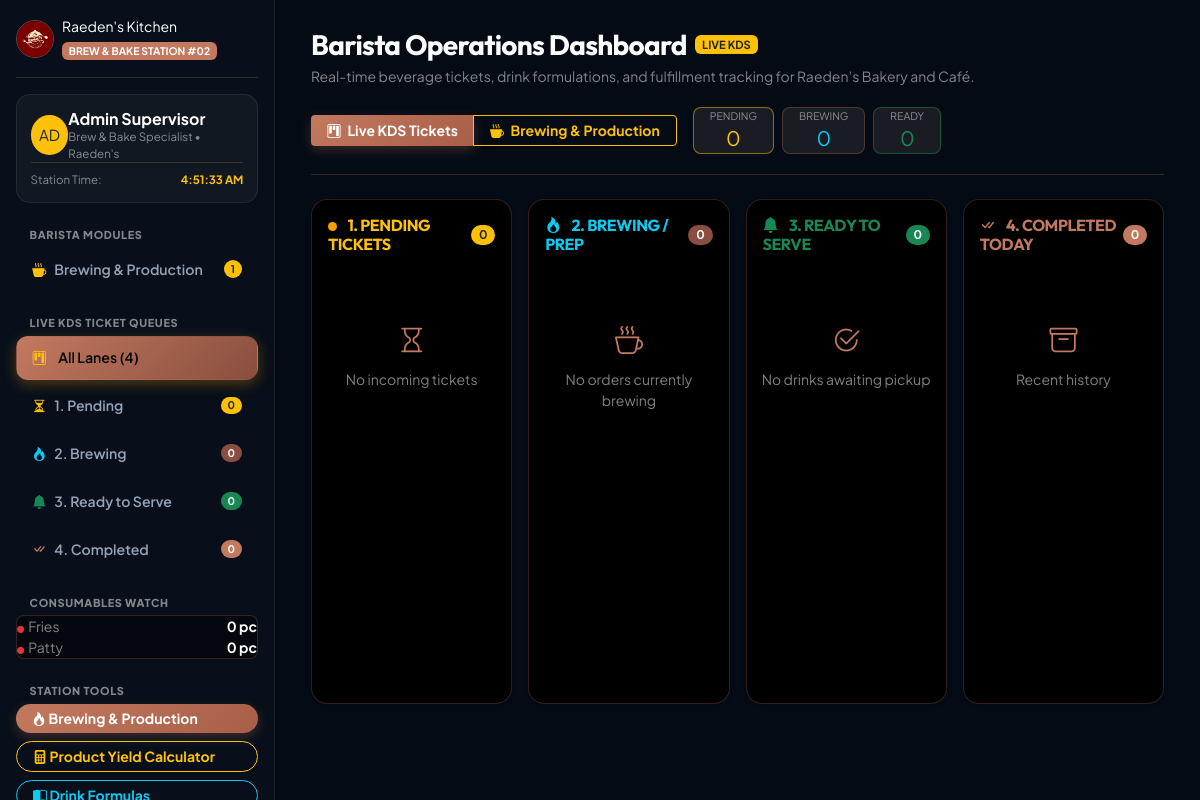
The page /kitchen.php (signed in) on the database its author committed.
### tables this page shows
CREATE TABLE `inventory_items` (
  `id` bigint unsigned NOT NULL AUTO_INCREMENT,
  `item_code` varchar(50) NOT NULL,
  `name` varchar(191) NOT NULL,
  `item_type` enum('raw','finished') NOT NULL DEFAULT 'raw' COMMENT 'raw = ingredient / raw material, finished = sellable product',
  `unit` varchar(30) NOT NULL DEFAULT 'pc',
  `product_id` bigint unsigned DEFAULT NULL COMMENT 'Linked POS product (finished items only)',
  `unit_cost` decimal(12,4) NOT NULL DEFAULT '0.0000',
  `reorder_level` decimal(14,4) NOT NULL DEFAULT '0.0000',
  `current_stock` decimal(14,4) NOT NULL DEFAULT '0.0000' COMMENT 'Cached running balance (mirrors ledger)',
  `is_active` tinyint(1) NOT NULL DEFAULT '1',
  `created_at` timestamp NULL DEFAULT CURRENT_TIMESTAMP,
  `updated_at` timestamp NULL DEFAULT CURRENT_TIMESTAMP ON UPDATE CURRENT_TIMESTAMP,
  PRIMARY KEY (`id`),
  UNIQUE KEY `uq_item_code` (`item_code`),
  UNIQUE KEY `uq_item_product` (`product_id`)
);

### kitchen.php (called while the page is built, shortened)
<?php
require_once __DIR__ . '/index.php';

### views/kitchen.view.php (the view, shortened to what this page needs)
<?php
require_once __DIR__ . '/../includes/inventory.php';
$kdsRawItems = $pdo->query("SELECT i.* FROM inventory_items i WHERE i.item_type = 'raw' AND i.is_active = 1 ORDER BY i.name LIMIT 8")->fetchAll();
$kdsFinishedItems = $pdo->query("SELECT i.* FROM inventory_items i WHERE i.item_type = 'finished' AND i.is_active = 1 ORDER BY i.name")->fetchAll();
?>
<div class="dashboard-layout">
    <aside class="dashboard-sidebar dashboard-sidebar-dark p-3 shadow-sm">
        <div>
            <div class="d-flex align-items-center gap-2 mb-3 pb-3 border-bottom border-secondary border-opacity-25">
                <img src="assets/images/logo.jpg" alt="Raeden's Logo" class="rounded-circle shadow-xs border border-secondary border-opacity-50" style="width: 38px; height: 38px; object-fit: cover;">
                <div>
                    <div class="fw-black text-white small mb-0">Raeden's Kitchen</div>
                    <span class="badge text-white fw-bold" style="background-color: var(--brand-secondary); font-size: 0.65rem;">BREW &amp; BAKE STATION #02</span>
                </div>
            </div>
            <?php
            $kdsUser = $_SESSION['user'] ?? ['name' => 'Jason Cole', 'role' => 'barista'];
            $kdsInitials = strtoupper(substr($kdsUser['name'], 0, 2));
            ?>
            <div class="sidebar-profile-card sidebar-profile-card-dark mb-3">
                <div class="d-flex align-items-center gap-2.5">
                    <div class="rounded-circle bg-warning text-dark fw-black d-flex align-items-center justify-content-center shadow-xs" style="width: 40px; height: 40px; font-size: 0.95rem;">
                        <?= htmlspecialchars($kdsInitials) ?>
                    </div>
                    <div>
                        <div class="fw-bold text-white fs-6" style="line-height: 1.2;"><?= htmlspecialchars($kdsUser['name']) ?></div>
                        <small class="text-white-50 d-block" style="font-size: 0.72rem;">Brew &amp; Bake Specialist • Raeden's</small>
                    </div>
                </div>
                <div class="mt-2.5 pt-2 border-top border-secondary border-opacity-25 d-flex justify-content-between align-items-center text-white-50" style="font-size: 0.72rem;">
                    <span>Station Time:</span>
                    <span id="kdsClock" class="fw-mono text-warning fw-bold">--:--:--</span>
                </div>
            </div>
            <div class="sidebar-section-title text-white-50">Barista Modules</div>
            <nav class="nav flex-column gap-1 mb-3">
                <a class="sidebar-nav-item sidebar-nav-item-dark d-flex justify-content-between" id="navBaristaBrewing" onclick="switchBaristaModule('brewing', this)">
                    <span class="d-flex align-items-center gap-2"><i class="bi bi-cup-hot-fill text-warning"></i> Brewing & Production</span>
                    <span class="badge bg-warning text-dark rounded-pill fw-bold" id="badgeBrewableNav"><?= count($kdsFinishedItems) ?></span>
                </a>
            </nav>
            <div class="sidebar-section-title text-white-50">Live KDS Ticket Queues</div>
            <nav class="nav flex-column gap-1 mb-3">
                <a class="sidebar-nav-item sidebar-nav-item-dark active" id="navKdsAll" onclick="filterKdsColumn('all', this)">
                    <i class="bi bi-kanban text-warning"></i>
                    <span class="flex-grow-1">All Lanes (4)</span>
                </a>
                <a class="sidebar-nav-item sidebar-nav-item-dark d-flex justify-content-between" onclick="filterKdsColumn('pending', this)">
                    <span class="d-flex align-items-center gap-2"><i class="bi bi-hourglass-split text-warning"></i> 1. Pending</span>
                    <span class="badge bg-warning text-dark rounded-pill fw-bold" id="badgePendingNav">0</span>
                </a>
                <a class="sidebar-nav-item sidebar-nav-item-dark d-flex justify-content-between" onclick="filterKdsColumn('brewing', this)">
                    <span class="d-flex align-items-center gap-2"><i class="bi bi-fire text-info"></i> 2. Brewing</span>
                    <span class="badge bg-primary text-white rounded-pill fw-bold" id="badgeBrewingNav">0</span>
                </a>
                <a class="sidebar-nav-item sidebar-nav-item-dark d-flex justify-content-between" onclick="filterKdsColumn('ready', this)">
                    <span class="d-flex align-items-center gap-2"><i class="bi bi-bell-fill text-success"></i> 3. Ready to Serve</span>
                    <span class="badge bg-success text-white rounded-pill fw-bold" id="badgeReadyNav">0</span>
                </a>
                <a class="sidebar-nav-item sidebar-nav-item-dark d-flex justify-content-between" onclick="filterKdsColumn('completed', this)">
                    <span class="d-flex align-items-center gap-2"><i class="bi bi-check-all text-secondary"></i> 4. Completed</span>
                    <span class="badge bg-secondary text-white rounded-pill fw-bold" id="badgeCompletedNav">0</span>
                </a>
            </nav>
            <div class="sidebar-section-title text-white-50">Consumables Watch</div>
            <div class="p-2.5 rounded-3 bg-black bg-opacity-50 border border-secondary border-opacity-25 mb-3 small text-white-50" id="sideConsumablesWatchBox">
                <?php if (empty($kdsRawItems)): ?>
                    <div class="text-white-50 small">No raw ingredients in Master List</div>
                <?php else: ?>
                    <?php foreach ($kdsRawItems as $idx => $ri):
                        $rStock = (float)$ri['current_stock'];
                    ?>
                        <div class="d-flex justify-content-between align-items-center <?= $idx < count($kdsRawItems) - 1 ? 'mb-1.5' : '' ?>">
                            <span class="text-truncate me-2"><i class="bi bi-circle-fill <?= $rStock > 0 ? 'text-success' : 'text-danger' ?> me-1" style="font-size: 0.45rem;"></i><?= htmlspecialchars($ri['name']) ?></span>
                            <strong class="text-white text-nowrap"><?= number_format($rStock, 0) ?> <?= htmlspecialchars($ri['unit']) ?></strong>
                        </div>
                    <?php endforeach; ?>
                <?php endif; ?>
            </div>
            <div class="sidebar-section-title text-white-50">Station Tools</div>
            <div class="d-flex flex-column gap-2 mb-3">
                <button type="button" class="btn btn-warning btn-sm rounded-pill w-100 fw-bold text-dark text-start px-3" onclick="switchBaristaModule('brewing', document.getElementById('navBaristaBrewing'))">
                    <i class="bi bi-fire me-1.5"></i> Brewing &amp; Production
                </button>
                <button type="button" class="btn btn-outline-warning btn-sm rounded-pill w-100 fw-bold text-start px-3" onclick="openKitchenYieldCalculatorModal()">
                    <i class="bi bi-calculator-fill me-1.5"></i> Product Yield Calculator
                </button>
                <button type="button" class="btn btn-outline-info btn-sm rounded-pill w-100 fw-bold text-start px-3" data-bs-toggle="modal" data-bs-target="#recipeGuideModal">
                    <i class="bi bi-book-half me-1.5"></i> Drink Formulas
                </button>
            </div>
        </div>
    </aside>
    <main class="dashboard-main dashboard-main-dark p-3 p-lg-4">
        <div class="d-flex flex-wrap align-items-center justify-content-between gap-3 mb-4 pb-3 border-bottom border-secondary border-opacity-25">
            <div>
                <div class="d-flex align-items-center gap-2 flex-wrap">
                    <h3 class="fw-black text-white mb-0 tracking-tight" id="baristaMainTitle">Barista Operations Dashboard</h3>
                    <span class="badge bg-warning text-dark fw-bold px-2.5 py-1" style="font-size: 0.7rem;" id="baristaMainBadge">LIVE KDS</span>
                </div>
                <div class="small text-white-50 mt-1" id="baristaMainSubtitle">
                    Real-time beverage tickets, drink formulations, and fulfillment tracking for Raeden’s Bakery and Café.
                </div>
            </div>
            <div class="d-flex flex-wrap align-items-center gap-2">
                <div class="btn-group btn-group-sm me-lg-2 shadow-sm" role="group">
                    <button type="button" class="btn btn-warning text-dark fw-bold px-3 py-1.5" id="btnTopModeKds" onclick="switchBaristaModule('kds', document.getElementById('navKdsAll'))">
                        <i class="bi bi-kanban me-1"></i> Live KDS Tickets
                    </button>
                    <button type="button" class="btn btn-outline-warning fw-bold px-3 py-1.5" id="btnTopModeBrewing" onclick="switchBaristaModule('brewing', document.getElementById('navBaristaBrewing'))">
                        <i class="bi bi-cup-hot-fill me-1"></i> Brewing & Production
                    </button>
                </div>
                <div class="d-flex align-items-center gap-2 overflow-auto flex-nowrap py-1">
                    <div class="bg-dark bg-opacity-75 border border-warning border-opacity-50 px-3 py-1.5 rounded-3 text-center">
                        <span class="text-white-50 text-uppercase d-block" style="font-size: 0.65rem;">Pending</span>
                        <span id="countPending" class="fw-black text-warning fs-5">0</span>
                    </div>
                    <div class="bg-dark bg-opacity-75 border border-primary border-opacity-50 px-3 py-1.5 rounded-3 text-center">
                        <span class="text-white-50 text-uppercase d-block" style="font-size: 0.65rem;">Brewing</span>
                        <span id="countBrewing" class="fw-black text-info fs-5">0</span>
                    </div>
                    <div class="bg-dark bg-opacity-75 border border-success border-opacity-50 px-3 py-1.5 rounded-3 text-center">
                        <span class="text-white-50 text-uppercase d-block" style="font-size: 0.65rem;">Ready</span>
                        <span id="countReady" class="fw-black text-success fs-5">0</span>
                    </div>
                </div>
            </div>
        </div>
        <div id="baristaKdsSection">
            <div class="row g-3">
                <div class="col-xl-3 col-md-6" id="colWrapperPending">
                    <div class="card bg-black border border-secondary border-opacity-25 rounded-4 shadow-sm h-100 kds-col-new">
                        <div class="card-header bg-transparent border-0 pt-3 pb-2 px-3 d-flex justify-content-between align-items-center">
                            <h6 class="fw-bold text-warning mb-0">
                                <span class="pulse-warning me-2"></span> 1. PENDING TICKETS
                            </h6>
                            <span class="badge bg-warning text-dark rounded-pill fw-bold px-2.5 py-1" id="badgePendingCol">0</span>
                        </div>
                        <div class="card-body p-2 overflow-auto kds-column-cards" style="min-height: 55vh; max-height: calc(100dvh - 270px);" id="columnPending">
                            <div class="text-center py-5 text-white-50 small">
                                <i class="bi bi-hourglass text-secondary fs-3 d-block mb-2"></i>
                                No incoming tickets
                            </div>
                        </div>
                    </div>
                </div>
                <div class="col-xl-3 col-md-6" id="colWrapperBrewing">
                    <div class="card bg-black border border-secondary border-opacity-25 rounded-4 shadow-sm h-100 kds-col-brewing">
                        <div class="card-header bg-transparent border-0 pt-3 pb-2 px-3 d-flex justify-content-between align-items-center">
                            <h6 class="fw-bold text-info mb-0">
                                <i class="bi bi-fire text-info me-2"></i> 2. BREWING / PREP
                            </h6>
                            <span class="badge bg-primary rounded-pill fw-bold px-2.5 py-1" id="badgeBrewingCol">0</span>
                        </div>
                        <div class="card-body p-2 overflow-auto kds-column-cards" style="min-height: 55vh; max-height: calc(100dvh - 270px);" id="columnBrewing">
                            <div class="text-center py-5 text-white-50 small">
                                <i class="bi bi-cup-hot text-secondary fs-3 d-block mb-2"></i>
                                No orders currently brewing
                            </div>
                        </div>
                    </div>
                </div>
                <div class="col-xl-3 col-md-6" id="colWrapperReady">
                    <div class="card bg-black border border-secondary border-opacity-25 rounded-4 shadow-sm h-100 kds-col-ready">
                        <div class="card-header bg-transparent border-0 pt-3 pb-2 px-3 d-flex justify-content-between align-items-center">
                            <h6 class="fw-bold text-success mb-0">
                                <i class="bi bi-bell-fill text-success me-2"></i> 3. READY TO SERVE
                            </h6>
                            <span class="badge bg-success rounded-pill fw-bold px-2.5 py-1" id="badgeReadyCol">0</span>
                        </div>
                        <div class="card-body p-2 overflow-auto kds-column-cards" style="min-height: 55vh; max-height: calc(100dvh - 270px);" id="columnReady">
                            <div class="text-center py-5 text-white-50 small">
                                <i class="bi bi-check2-circle text-secondary fs-3 d-block mb-2"></i>
                                No drinks awaiting pickup
                            </div>
                        </div>
                    </div>
                </div>
                <div class="col-xl-3 col-md-6" id="colWrapperCompleted">
                    <div class="card bg-black border border-secondary border-opacity-25 rounded-4 shadow-sm h-100 kds-col-completed">
                        <div class="card-header bg-transparent border-0 pt-3 pb-2 px-3 d-flex justify-content-between align-items-center">
                            <h6 class="fw-bold text-secondary mb-0">
                                <i class="bi bi-check-all text-secondary me-2"></i> 4. COMPLETED TODAY
                            </h6>
                            <span class="badge bg-secondary rounded-pill fw-bold px-2.5 py-1" id="badgeCompletedCol">0</span>
                        </div>
                        <div class="card-body p-2 overflow-auto kds-column-cards" style="min-height: 55vh; max-height: calc(100dvh - 270px);" id="columnCompleted">
                            <div class="text-center py-5 text-white-50 small">
                                <i class="bi bi-archive text-secondary fs-3 d-block mb-2"></i>
                                Recent history
                            </div>
                        </div>
                    </div>
                </div>
            </div>
        </div>
    </main>
</div>

### rows shown on the page
inventory_items: name "Fries", current_stock "0", unit "pc"
inventory_items: name "Patty", current_stock "0", unit "pc"

### other values the page prints
$kdsInitials "AD"
$kdsUser['name'] "Admin Supervisor"
count($kdsFinishedItems) "1"
